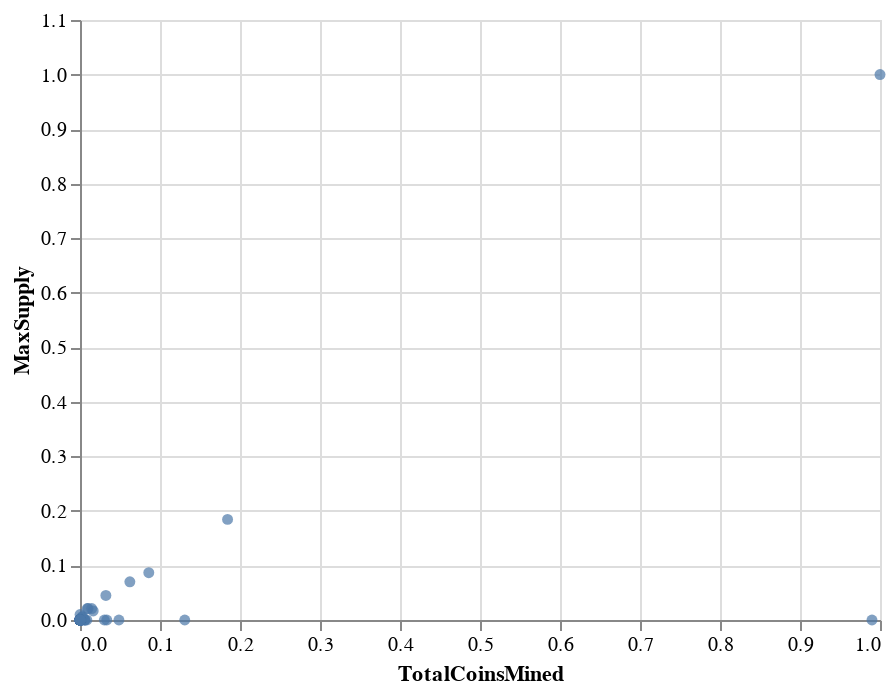

Write notebook code for a chart like this one.
### Code cell
# Plot the scatter with x="TotalCoinsMined" and y="TotalCoinSupply"
alt.Chart(scatter_crypto_df).mark_circle().encode(
    x='TotalCoinsMined',
    y='MaxSupply'
)

### Figure 1 — Vega-Lite specification as saved in the notebook (floating-point values rounded to 4 significant figures)
{"config": {"view": {"continuousWidth": 400, "continuousHeight": 300}}, "data": {"name": "data-65e1c0d2548667c47db7354ccf567f08"}, "mark": "circle", "encoding": {"x": {"type": "quantitative", "field": "TotalCoinsMined"}, "y": {"type": "quantitative", "field": "MaxSupply"}}, "$schema": "https://vega.github.io/schema/vega-lite/v4.8.1.json", "datasets": {"data-65e1c0d2548667c47db7354ccf567f08": [{"TotalCoinsMined": 3.377e-06, "MaxSupply": 0.0}, {"TotalCoinsMined": 0.006163, "MaxSupply": 1e-12}, {"TotalCoinsMined": 8.29e-05, "MaxSupply": 0.0}, {"TotalCoinsMined": 1.831e-07, "MaxSupply": 1e-12}, {"TotalCoinsMined": 0.002147, "MaxSupply": 0.0}, {"TotalCoinsMined": 8.708e-07, "MaxSupply": 1e-12}, {"TotalCoinsMined": 0.0001232, "MaxSupply": 0.0}, {"TotalCoinsMined": 0.001, "MaxSupply": 0.0}, {"TotalCoinsMined": 7.475e-05, "MaxSupply": 0.000105}, {"TotalCoinsMined": 0.0007801, "MaxSupply": 0.0}, {"TotalCoinsMined": 0.01011, "MaxSupply": 0.021}, {"TotalCoinsMined": 0.0001884, "MaxSupply": 0.0}, {"TotalCoinsMined": 3.817e-06, "MaxSupply": 2.287e-05}, {"TotalCoinsMined": 0.003023, "MaxSupply": 0.0065}, {"TotalCoinsMined": 2.5e-05, "MaxSupply": 1e-12}, {"TotalCoinsMined": 0.001, "MaxSupply": 0.0}, {"TotalCoinsMined": 0.06232, "MaxSupply": 0.07}, {"TotalCoinsMined": 0.00592, "MaxSupply": 0.0}, {"TotalCoinsMined": 0.0014, "MaxSupply": 0.0}, {"TotalCoinsMined": 0.0001174, "MaxSupply": 0.0003}, {"TotalCoinsMined": 1.077e-05, "MaxSupply": 2e-05}, {"TotalCoinsMined": 0.009068, "MaxSupply": 0.021}, {"TotalCoinsMined": 0.001, "MaxSupply": 0.0}, {"TotalCoinsMined": 0.0001, "MaxSupply": 0.0}, {"TotalCoinsMined": 1.945e-05, "MaxSupply": 2.1e-05}, {"TotalCoinsMined": 8.829e-06, "MaxSupply": 1e-12}, {"TotalCoinsMined": 1.0, "MaxSupply": 1.0}, {"TotalCoinsMined": 2.188e-05, "MaxSupply": 2.5e-05}, {"TotalCoinsMined": 1.523e-05, "MaxSupply": 0.0}, {"TotalCoinsMined": 0.0002276, "MaxSupply": 0.0}, {"TotalCoinsMined": 0.0002739, "MaxSupply": 0.0}, {"TotalCoinsMined": 1.793e-05, "MaxSupply": 0.0}, {"TotalCoinsMined": 3.834e-05, "MaxSupply": 8.409e-05}, {"TotalCoinsMined": 0.001122, "MaxSupply": 0.0}, {"TotalCoinsMined": 0.001, "MaxSupply": 0.0}, {"TotalCoinsMined": 6.446e-05, "MaxSupply": 6.6e-05}, {"TotalCoinsMined": 7.5e-05, "MaxSupply": 0.01}, {"TotalCoinsMined": 0.0001863, "MaxSupply": 0.0002}, {"TotalCoinsMined": 3.088e-05, "MaxSupply": 1e-12}, {"TotalCoinsMined": 0.008553, "MaxSupply": 0.0}, {"TotalCoinsMined": 0.00044, "MaxSupply": 0.00021}, {"TotalCoinsMined": 0.0, "MaxSupply": 2.1e-05}, {"TotalCoinsMined": 9.986e-05, "MaxSupply": 0.0001074}, {"TotalCoinsMined": 0.03348, "MaxSupply": 0.0}, {"TotalCoinsMined": 0.0004155, "MaxSupply": 0.00204}, {"TotalCoinsMined": 2.1e-05, "MaxSupply": 2.1e-05}, {"TotalCoinsMined": 0.0007636, "MaxSupply": 0.001}, {"TotalCoinsMined": 3.396e-05, "MaxSupply": 0.0}, {"TotalCoinsMined": 4.796e-05, "MaxSupply": 0.0}, {"TotalCoinsMined": 0.0001395, "MaxSupply": 0.00016}, {"TotalCoinsMined": 0.0002266, "MaxSupply": 0.00042}, {"TotalCoinsMined": 0.001773, "MaxSupply": 0.0}, {"TotalCoinsMined": 2.317e-05, "MaxSupply": 0.0}, {"TotalCoinsMined": 0.99, "MaxSupply": 0.0}, {"TotalCoinsMined": 4.237e-05, "MaxSupply": 9.774e-05}, {"TotalCoinsMined": 0.0001087, "MaxSupply": 0.00021}, {"TotalCoinsMined": 6.952e-05, "MaxSupply": 0.0002628}, {"TotalCoinsMined": 0.0002489, "MaxSupply": 0.000336}, {"TotalCoinsMined": 6.157e-05, "MaxSupply": 8.4e-05}, {"TotalCoinsMined": 0.01648, "MaxSupply": 0.01655}, {"TotalCoinsMined": 0.0001841, "MaxSupply": 0.0}, {"TotalCoinsMined": 0.0002911, "MaxSupply": 0.0}, {"TotalCoinsMined": 7.151e-05, "MaxSupply": 0.0}, {"TotalCoinsMined": 1.152e-05, "MaxSupply": 2.1e-05}, {"TotalCoinsMined": 0.0009387, "MaxSupply": 0.001}, {"TotalCoinsMined": 0.000106, "MaxSupply": 0.0}, {"TotalCoinsMined": 0.08598, "MaxSupply": 0.08671}, {"TotalCoinsMined": 5.106e-05, "MaxSupply": 0.0}, {"TotalCoinsMined": 0.0006182, "MaxSupply": 0.000888}, {"TotalCoinsMined": 0.0001349, "MaxSupply": 0.0}, {"TotalCoinsMined": 0.0003871, "MaxSupply": 0.0}, {"TotalCoinsMined": 0.002714, "MaxSupply": 0.005}, {"TotalCoinsMined": 1.938e-05, "MaxSupply": 2.1e-05}, {"TotalCoinsMined": 0.04865, "MaxSupply": 0.0}, {"TotalCoinsMined": 1.484e-05, "MaxSupply": 0.0}, {"TotalCoinsMined": 1.032e-06, "MaxSupply": 0.0}, {"TotalCoinsMined": 0.0001037, "MaxSupply": 0.0001078}, {"TotalCoinsMined": 6.692e-05, "MaxSupply": 0.0}, {"TotalCoinsMined": 0.001, "MaxSupply": 0.0}, {"TotalCoinsMined": 0.000999, "MaxSupply": 0.001}, {"TotalCoinsMined": 7.142e-05, "MaxSupply": 7.8e-05}, {"TotalCoinsMined": 0.0001332, "MaxSupply": 0.0001332}, {"TotalCoinsMined": 1.768e-05, "MaxSupply": 0.0}, {"TotalCoinsMined": 1.798e-05, "MaxSupply": 0.0}, {"TotalCoinsMined": 3.963e-05, "MaxSupply": 4.2e-05}, {"TotalCoinsMined": 6.842e-05, "MaxSupply": 8.4e-05}, {"TotalCoinsMined": 0.0001448, "MaxSupply": 0.0}, {"TotalCoinsMined": 0.0001295, "MaxSupply": 0.0002}, {"TotalCoinsMined": 1.907e-05, "MaxSupply": 2.2e-05}, {"TotalCoinsMined": 0.0009026, "MaxSupply": 0.0}, {"TotalCoinsMined": 4.507e-05, "MaxSupply": 8.4e-05}, {"TotalCoinsMined": 1.147e-05, "MaxSupply": 2.1e-05}, {"TotalCoinsMined": 0.0005403, "MaxSupply": 0.00168}, {"TotalCoinsMined": 7.829e-05, "MaxSupply": 0.000105}, {"TotalCoinsMined": 1.225e-05, "MaxSupply": 2.14e-05}, {"TotalCoinsMined": 3.47e-05, "MaxSupply": 0.0001}, {"TotalCoinsMined": 0.0001173, "MaxSupply": 0.0}, {"TotalCoinsMined": 0.001033, "MaxSupply": 0.0}, {"TotalCoinsMined": 0.0002219, "MaxSupply": 0.0}, {"TotalCoinsMined": 0.1309, "MaxSupply": 0.0}, {"TotalCoinsMined": 0.006056, "MaxSupply": 0.0}, {"TotalCoinsMined": 0.01463, "MaxSupply": 0.021}, {"TotalCoinsMined": 1.326e-05, "MaxSupply": 2.1e-05}, {"TotalCoinsMined": 1.031e-05, "MaxSupply": 1.89e-05}, {"TotalCoinsMined": 5.691e-06, "MaxSupply": 0.0}, {"TotalCoinsMined": 0.03233, "MaxSupply": 0.045}, {"TotalCoinsMined": 0.0017, "MaxSupply": 0.00021}, {"TotalCoinsMined": 0.1845, "MaxSupply": 0.1845}, {"TotalCoinsMined": 7.993e-06, "MaxSupply": 0.0}, {"TotalCoinsMined": 6.087e-05, "MaxSupply": 0.0001}, {"TotalCoinsMined": 0.002994, "MaxSupply": 0.003601}, {"TotalCoinsMined": 1.883e-05, "MaxSupply": 2.1e-05}, {"TotalCoinsMined": 1.882e-05, "MaxSupply": 2.1e-05}, {"TotalCoinsMined": 0.0002011, "MaxSupply": 0.00021}, {"TotalCoinsMined": 1.883e-05, "MaxSupply": 2.1e-05}, {"TotalCoinsMined": 1.88e-05, "MaxSupply": 2.1e-05}, {"TotalCoinsMined": 0.0001681, "MaxSupply": 0.0}, {"TotalCoinsMined": 0.0001596, "MaxSupply": 0.0}, {"TotalCoinsMined": 0.0004952, "MaxSupply": 0.0}, {"TotalCoinsMined": 0.001, "MaxSupply": 1e-12}, {"TotalCoinsMined": 0.0001281, "MaxSupply": 0.0002107}, {"TotalCoinsMined": 0.03041, "MaxSupply": 0.0}, {"TotalCoinsMined": 7.728e-05, "MaxSupply": 0.0}]}}
